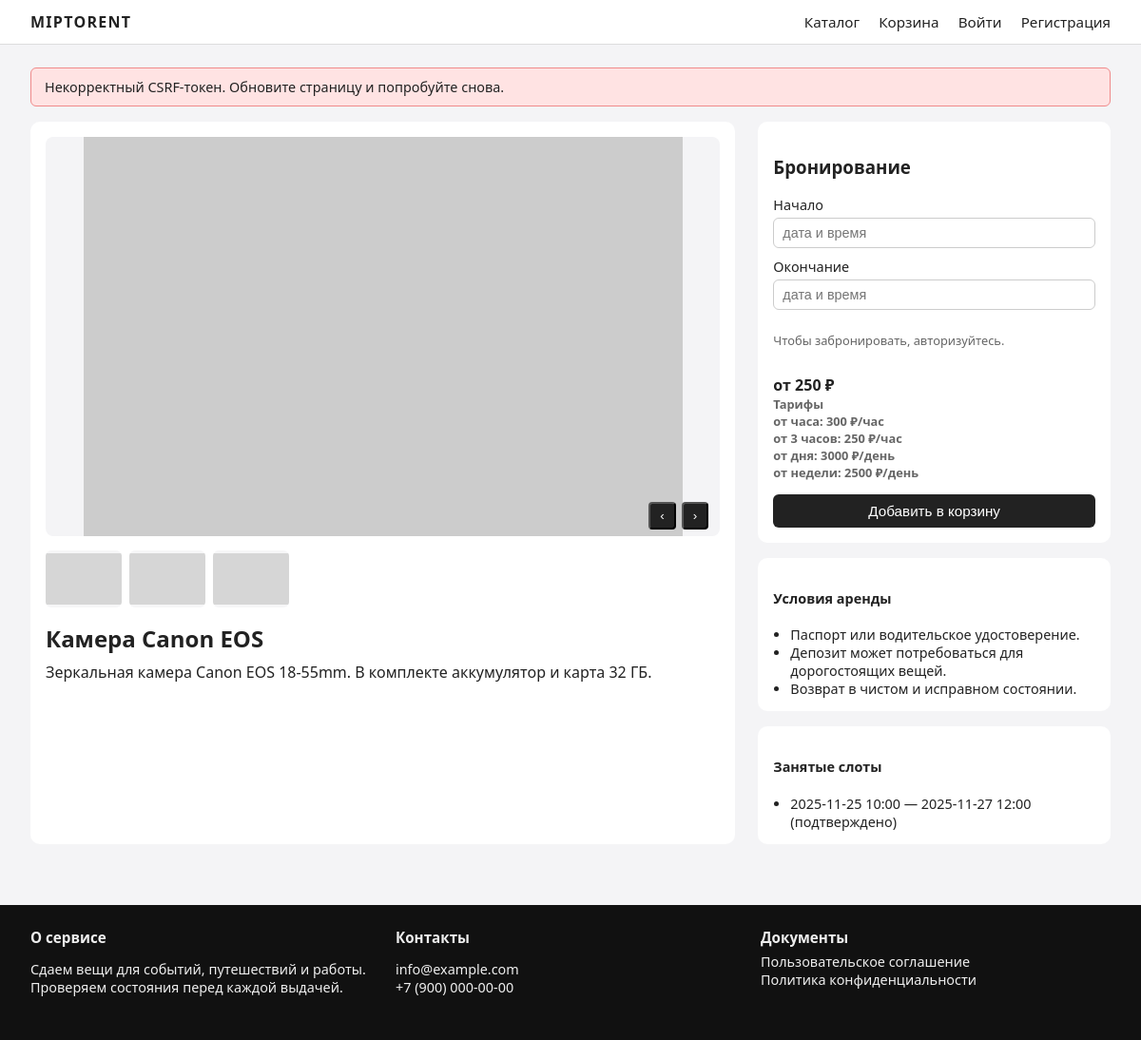
The app's page /item/1 (signed in) with its own data.
### app/models.py (models this page shows)
class ItemImage(Base):
    __tablename__ = "item_image"
    id = Column(Integer, primary_key=True)
    url = Column(String(500), nullable=False)
    item_id = Column(Integer, ForeignKey("item.id"), nullable=False)

class Item(Base):
    __tablename__ = "item"
    id = Column(Integer, primary_key=True)
    name = Column(String(255), nullable=False)
    price_per_hour = Column(Integer, nullable=False, default=0)
    price_per_3h = Column(Integer, nullable=False, default=0)
    price_per_day = Column(Integer, nullable=False, default=0)
    price_per_week = Column(Integer, nullable=False, default=0)
    short_description = Column(Text, nullable=False)
    description = Column(Text, nullable=False)
    category_id = Column(Integer, ForeignKey("category.id"), nullable=False)
    images = relationship("ItemImage", backref="item", lazy="joined")
    orders = relationship("Order", backref="item", lazy="joined")

class Order(Base):
    __tablename__ = "order"
    id = Column(Integer, primary_key=True)
    date_from = Column(String(10), nullable=False)
    date_to = Column(String(10), nullable=False)
    status = Column(String(80), nullable=False, default="в обработке")
    start_at = Column(String(19), nullable=True)
    end_at = Column(String(19), nullable=True)
    user_id = Column(Integer, ForeignKey("user.id"), nullable=False)
    item_id = Column(Integer, ForeignKey("item.id"), nullable=False)

### app/routes/public.py (the view)
@router.api_route("/item/{item_id}", methods=["GET", "POST"])
async def item_detail(request: Request, item_id: int, db: Session = Depends(get_db)):
    user = get_current_user(request, db)
    item = db.query(Item).filter(Item.id == item_id).first()
    if not item:
        return RedirectResponse(url=request.url_for("index"), status_code=302)
    bookings = (
        db.query(Order)
        .filter(
            Order.item_id == item_id,
            Order.start_at.isnot(None),
            Order.end_at.isnot(None),
            Order.status.in_(["в обработке", "подтверждено", "оплачено"]),
        )
        .order_by(Order.start_at)
        .all()
    )
    if request.method == "POST":
        if not user:
            flash(request, "error", "Для бронирования нужно авторизоваться.")
            return RedirectResponse(url=request.url_for("login") + f"?next={request.url.path}", status_code=303)
        if not user.email_confirmed:
            flash(request, "error", "Подтвердите email перед оформлением заказа.")
            return RedirectResponse(url=request.url_for("profile"), status_code=303)
        form_raw = await request.form()
        form = parse_form_data(form_raw)
        start_at = form.get("start_at", "").strip()
        end_at = form.get("end_at", "").strip()
        if not (start_at and end_at):
            flash(request, "error", "Заполните даты и время аренды.")
        else:
            try:
                start_dt = parse_datetime_local(start_at)
                end_dt = parse_datetime_local(end_at)
            except ValueError:
                flash(request, "error", "Неверный формат даты. Используйте выбор в календаре.")
                return RedirectResponse(url=request.url_for("item_detail", item_id=item.id), status_code=303)
            if not start_dt or not end_dt:
                flash(request, "error", "Не удалось распознать даты. Попробуйте ещё раз.")
                return RedirectResponse(url=request.url_for("item_detail", item_id=item.id), status_code=303)
            if end_dt <= start_dt:
                flash(request, "error", "Окончание не может быть раньше или равно началу.")
                return RedirectResponse(url=request.url_for("item_detail", item_id=item.id), status_code=303)
            conflict = check_item_availability(item.id, start_dt, end_dt, db, get_cart(request))
            if conflict:
                flash(request, "error", conflict)
                return RedirectResponse(url=request.url_for("item_detail", item_id=item.id), status_code=303)
            date_from = start_at.split(" ")[0]
            date_to = end_at.split(" ")[0]
            order = Order(
                date_from=date_from,
                date_to=date_to,
                status="в обработке",
                user_id=user.id,
                item_id=item.id,
                start_at=start_at,
                end_at=end_at,
            )
            db.add(order)
            db.commit()
            flash(request, "success", "Бронирование создано.")
            return RedirectResponse(url=request.url_for("profile"), status_code=303)
    return await render(
        request,
        "item.html",
        {"request": request, "item": item, "current_user": user, "bookings": bookings},
    )

### templates/item.html (shortened to what this page needs)
{% extends "base.html" %}
{% block content %}
<link rel="stylesheet" href="https://cdn.jsdelivr.net/npm/flatpickr/dist/flatpickr.min.css">
<div class="item-layout">
    <section class="item-gallery">
        <div class="item-main-image gallery-main">
            {% set main_image = item.images[0].url if item.images else 'https://placehold.co/600x400?text=Нет+фото' %}
            <img id="gallery-main" src="{{ main_image }}" alt="{{ item.name }}">
            {% if item.images|length > 1 %}
                <div class="gallery-nav">
                    <button type="button" class="btn-small" id="prev-img">‹</button>
                    <button type="button" class="btn-small" id="next-img">›</button>
                </div>
            {% endif %}
        </div>
        {% if item.images|length > 1 %}
            <div class="item-thumbs">
                {% for img in item.images %}
                    <img src="{{ img.url }}" alt="{{ item.name }}" data-index="{{ loop.index0 }}" class="thumb">
                {% endfor %}
            </div>
        {% endif %}
        <div class="item-description">
            <h1>{{ item.name }}</h1>
            <p>{{ item.description }}</p>
        </div>
    </section>
    <aside class="item-sidebar">
        <div class="item-calendar-block">
            <h3>Бронирование</h3>
            <form method="post" action="{{ request.url_for('cart_add', item_id=item.id) }}">
                <label>
                    Начало
                    <input type="text" id="start_at" name="start_at" placeholder="дата и время" required>
                </label>
                <label>
                    Окончание
                    <input type="text" id="end_at" name="end_at" placeholder="дата и время" required>
                </label>
                {% if current_user %}
                    <p class="small-note">Мы подтвердим бронирование на почту: {{ current_user.email }}</p>
                {% else %}
                    <p class="small-note">Чтобы забронировать, авторизуйтесь.</p>
                {% endif %}
                <div class="price-per-day">
                    {% set tier_prices = [item.price_per_hour, item.price_per_3h, item.price_per_day, item.price_per_week] | select('gt', 0) | list %}
                    {% set min_price = tier_prices|min if tier_prices else 0 %}
                    {% if tier_prices %}
                        от {{ min_price }} ₽
                        <div class="small-note">
                            <strong>Тарифы</strong><br>
                            {% if item.price_per_hour %}от часа: {{ item.price_per_hour }} ₽/час{% endif %}
                            {% if item.price_per_3h %}<br>от 3 часов: {{ item.price_per_3h }} ₽/час{% endif %}
                            {% if item.price_per_day %}<br>от дня: {{ item.price_per_day }} ₽/день{% endif %}
                            {% if item.price_per_week %}<br>от недели: {{ item.price_per_week }} ₽/день{% endif %}
                        </div>
                    {% else %}
                        Цена не указана
                    {% endif %}
                </div>
                <button type="submit" class="btn-primary">Добавить в корзину</button>
            </form>
        </div>
        <div class="item-extra-info">
            <h4>Условия аренды</h4>
            <ul>
                <li>Паспорт или водительское удостоверение.</li>
                <li>Депозит может потребоваться для дорогостоящих вещей.</li>
                <li>Возврат в чистом и исправном состоянии.</li>
            </ul>
        </div>
        {% if bookings %}
        <div class="item-extra-info">
            <h4>Занятые слоты</h4>
            <ul>
                {% for b in bookings %}
                    <li>{{ b.start_at }} — {{ b.end_at }} ({{ b.status }})</li>
                {% endfor %}
            </ul>
        </div>
        {% endif %}
    </aside>
</div>
{% endblock %}

### static/css/style.css (style rules this page uses)
* { box-sizing: border-box; }
html, body { height: 100%; }
body { margin: 0; font-family: system-ui, -apple-system, BlinkMacSystemFont, "Segoe UI", sans-serif; background: #f4f4f6; color: #222; display: flex; flex-direction: column; }
.btn-small { padding: 5px 10px; background: #222; color: #fff; border-radius: 4px; font-size: 0.85rem; }
.item-layout { display: grid; grid-template-columns: minmax(0, 2fr) minmax(280px, 1fr); gap: 24px; }
.item-gallery { background: #ffffff; border-radius: 10px; padding: 16px 16px 20px; }
.item-main-image img { width: 100%; max-height: 420px; object-fit: contain; border-radius: 8px; background: #f4f4f6; }
.item-main-image { position: relative; }
.gallery-nav { position: absolute; bottom: 12px; right: 12px; display: flex; gap: 6px; }
.item-thumbs { margin-top: 10px; display: flex; gap: 8px; overflow-x: auto; }
.item-thumbs img { width: 80px; height: 60px; object-fit: contain; background: #f4f4f6; border-radius: 6px; cursor: pointer; opacity: 0.8; }
.item-description h1 { margin-top: 16px; margin-bottom: 8px; }
.item-description p { margin: 0; line-height: 1.4; }
.item-sidebar { align-self: start; display: flex; flex-direction: column; gap: 16px; }
.item-calendar-block { background: #ffffff; border-radius: 10px; padding: 16px; }
.item-calendar-block form { display: flex; flex-direction: column; gap: 10px; }
.item-calendar-block label { font-size: 0.9rem; display: flex; flex-direction: column; gap: 4px; }
.item-calendar-block input[type="date"], .item-calendar-block input[type="text"], .item-calendar-block input[type="email"] { padding: 7px 9px; border-radius: 6px; border: 1px solid #ccc; font-size: 0.9rem; }
.price-per-day { margin-top: 4px; font-weight: 600; }
.btn-primary { margin-top: 4px; padding: 9px 12px; border: none; border-radius: 6px; background: #222; color: #fff; cursor: pointer; font-size: 0.95rem; }
.item-extra-info { background: #ffffff; border-radius: 10px; padding: 14px 16px; font-size: 0.9rem; }
.item-extra-info ul { padding-left: 18px; margin: 6px 0 0; }
.small-note { font-size: 0.8rem; color: #666; }

### records on screen
Item: name "Камера Canon EOS", description "Зеркальная камера Canon EOS 18-55mm. В комплекте аккумулятор и карта 32 ГБ.", price_per_hour "300", price_per_3h "250", price_per_day "3000", price_per_week "2500"
Order: start_at "2025-11-25 10:00", end_at "2025-11-27 12:00", status "подтверждено"

### other values on screen
{{ msg }} "Некорректный CSRF-токен. Обновите страницу и попробуйте снова."
{{ min_price }} "250"
